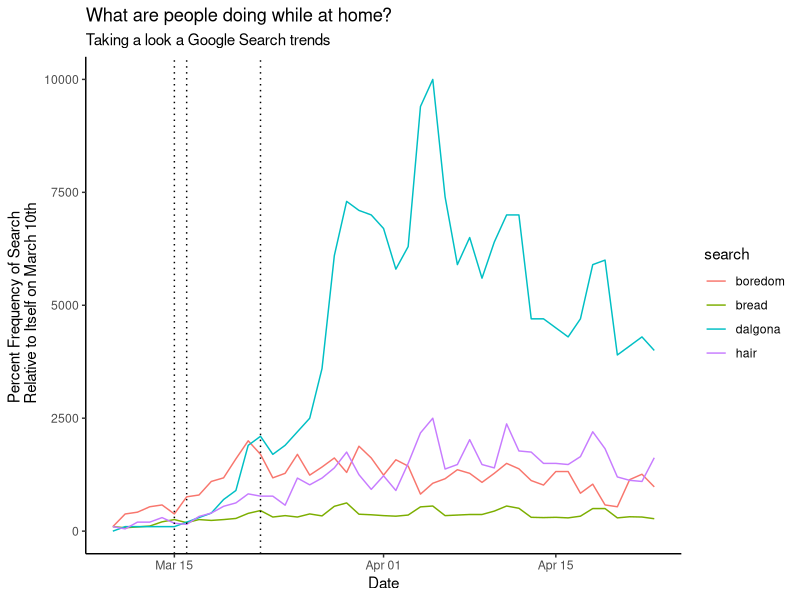

This figure's R source:
## ---- chunk 1
knitr::opts_chunk$set(echo = TRUE)
library(tidyverse)
## ---- chunk 2
bread <- read_csv("data-sources/bread.csv",
         skip = 1,
         col_types = cols(
  Day = col_date(format = ""),
  `bread recipe: (United States)` = col_double()
)) %>%
  rename(bread = `bread recipe: (United States)`) %>%
  mutate(bread = bread / 16 * 100)
## ---- chunk 3
hair <- read_csv("data-sources/hair.csv",
         skip = 1,
         col_types = cols(
  Day = col_date(format = ""),
  `how to cut your own hair: (United States)` = col_double()
)) %>%
  rename(hair = `how to cut your own hair: (United States)`) %>%
  mutate(hair = hair / 4 * 100)
## ---- chunk 4
dalgona <- read_csv("data-sources/dalgona.csv",
         skip = 1,
         col_types = cols(
  Day = col_date(format = ""),
  `dalgona coffee: (United States)` = col_double()
)) %>%
  rename(dalgona = `dalgona coffee: (United States)`) %>%
  mutate(dalgona = dalgona * 100)

dalgona
## ---- chunk 5

boredom <- read_csv("data-sources/boredom.csv",
                    skip = 1,
                    col_types = cols(
  Day = col_date(format = ""),
  `boredom: (United States)` = col_double()
)) %>%
  rename(boredom = `boredom: (United States)`) %>%
  mutate(boredom = boredom / 5 * 100)
## ---- chunk 6

home_life <- boredom %>%
  left_join(dalgona, by = "Day") %>%
  left_join(hair, by = "Day") %>%
  left_join(bread, by = "Day") %>%
  tail(-44) %>%
  rename(date = Day) %>%
  pivot_longer(-date, names_to = "search", values_to = "frequency")

home_life %>%
  ggplot(aes(x = date, y = frequency, color = search)) +
  geom_line() + 
  geom_vline(xintercept=as.numeric(home_life$date[c(24, 25, 49)]),
                linetype=3, colour="black") +
  theme_classic() +
  labs(title = "What are people doing while at home?",
       subtitle = "Taking a look a Google Search trends",
       y = "Percent Frequency of Search \n\ Relative to Itself on March 10th",
       x = "Date")
